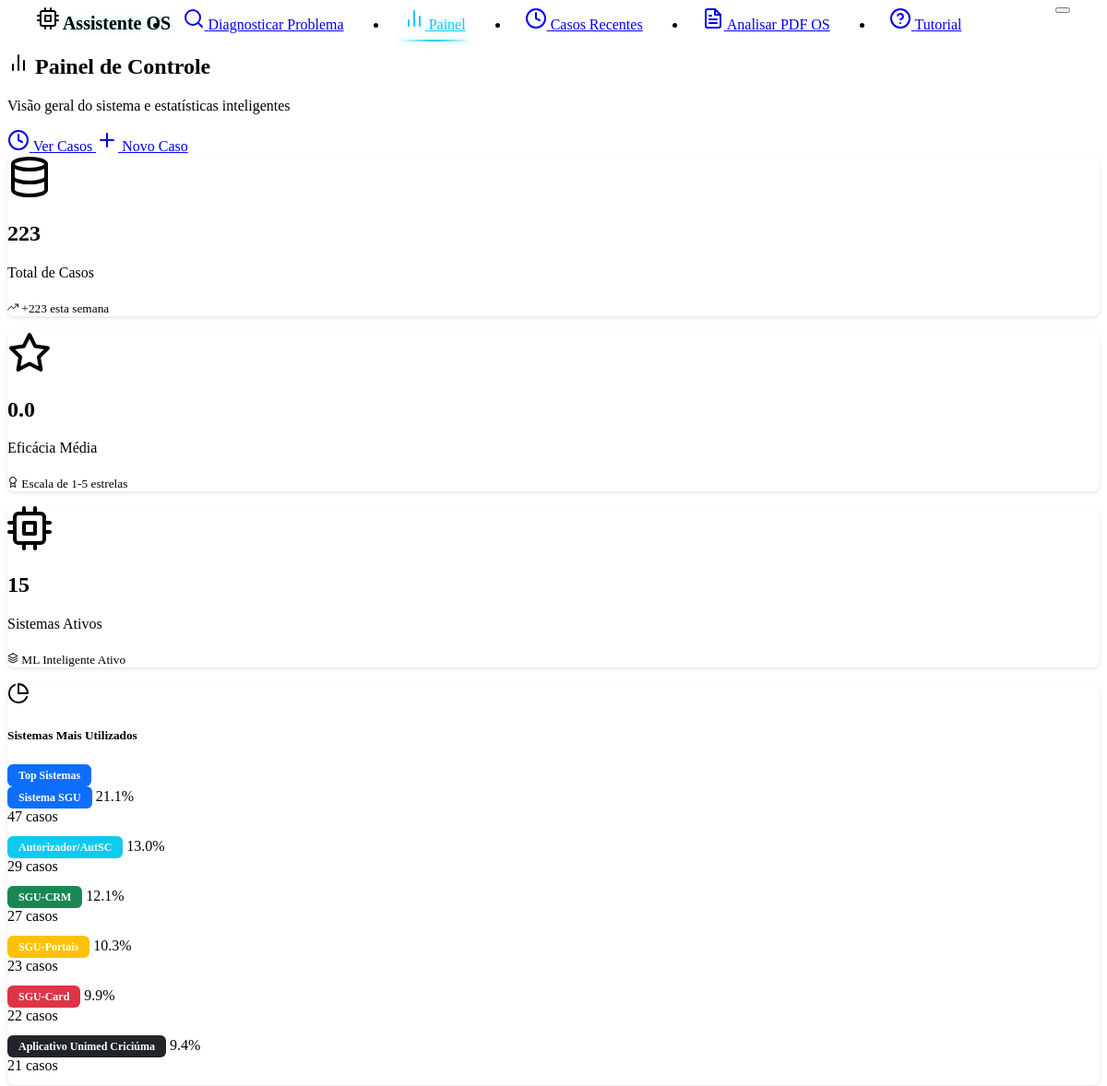
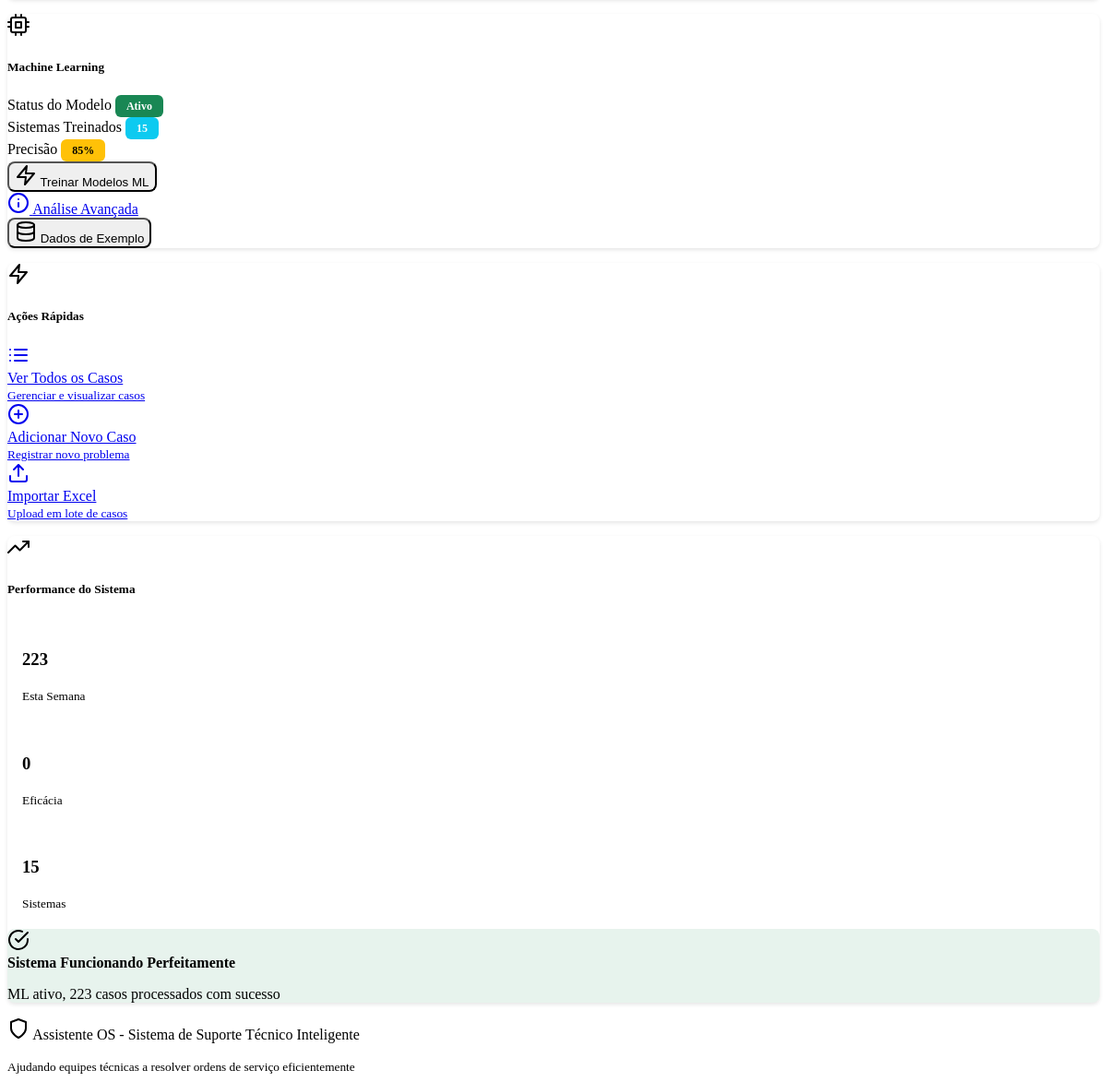
Page /dashboard on the earlier database version (2 pictures, top to bottom).
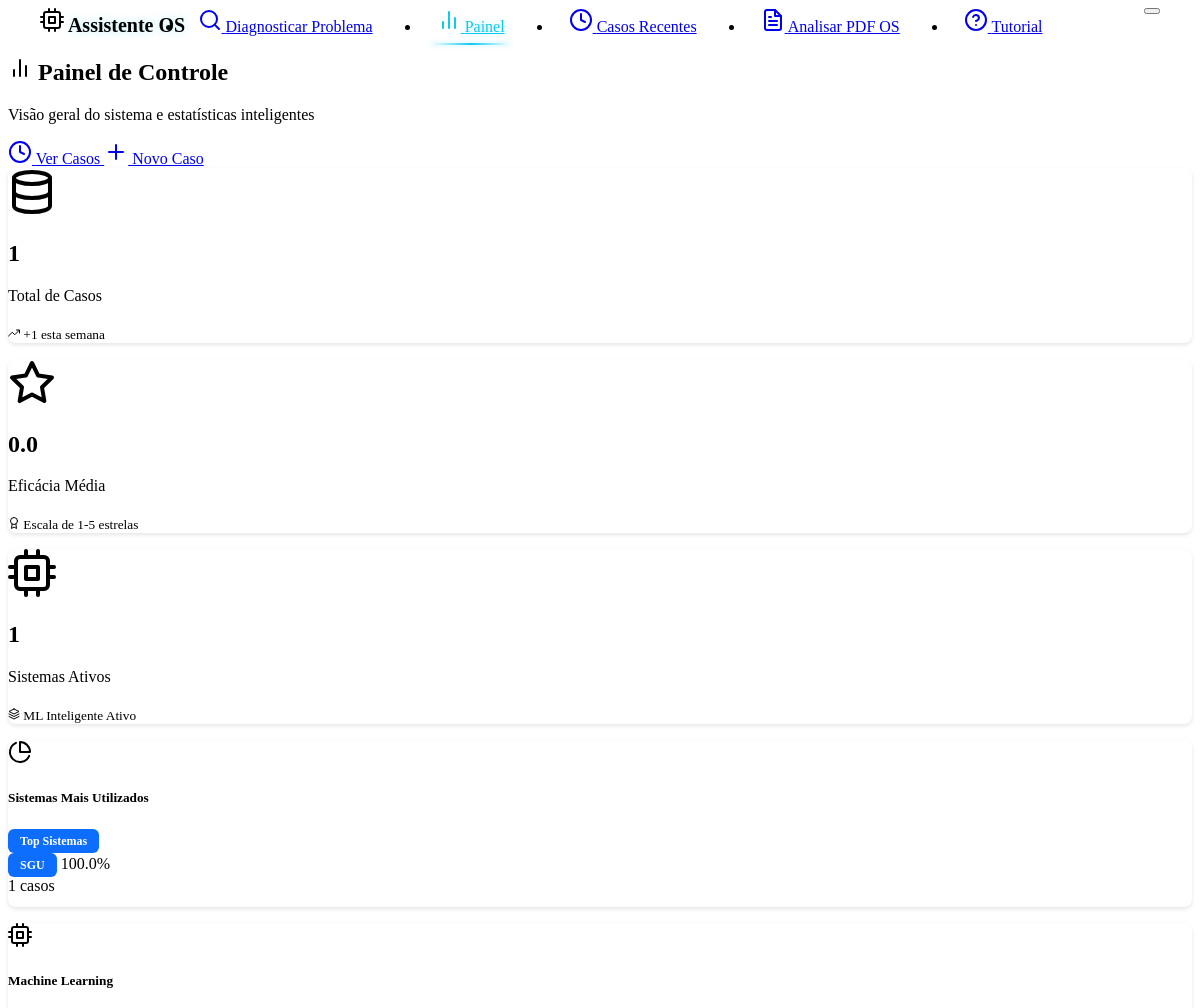
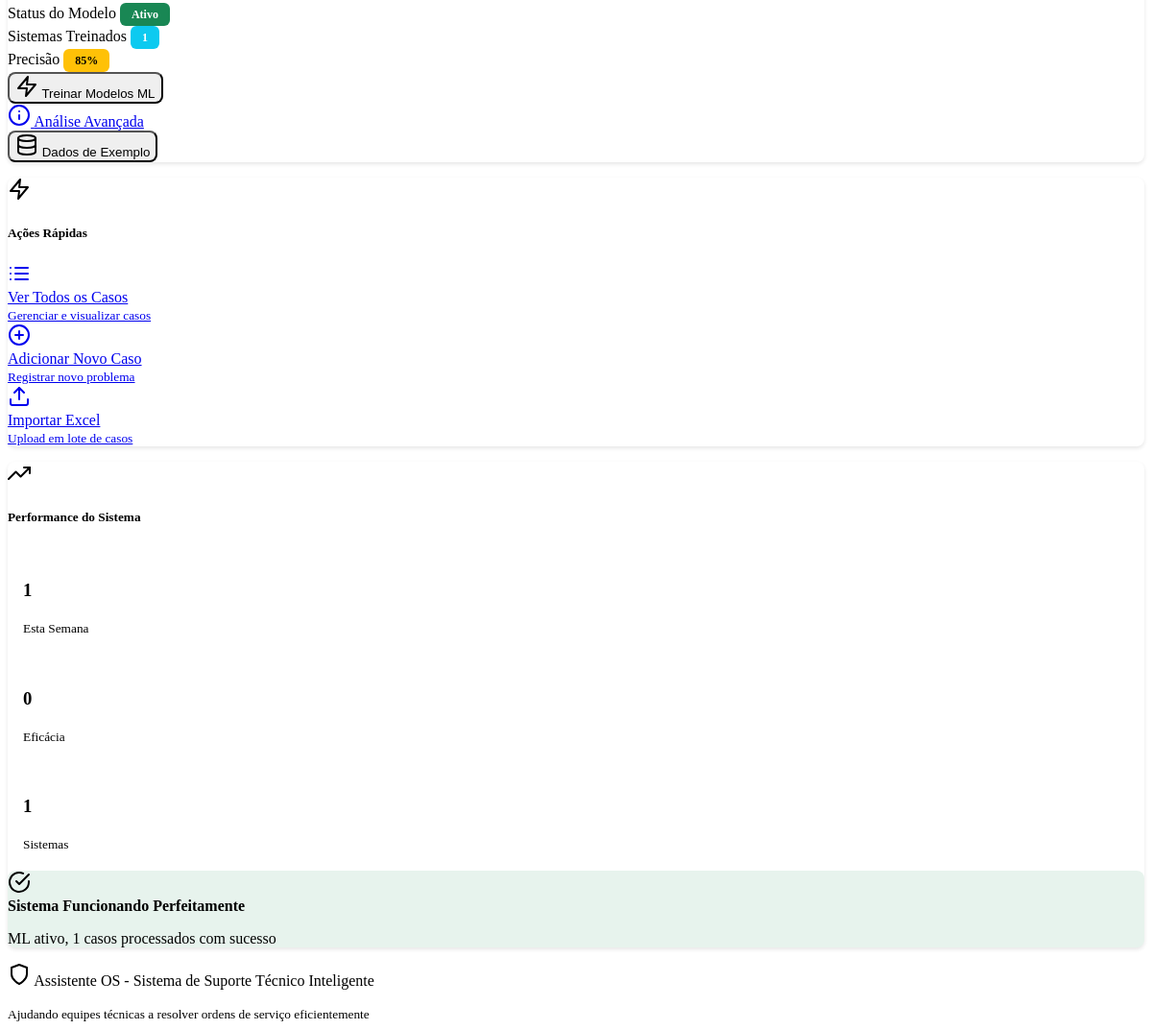
Same page on the later database version (2 pictures, top to bottom).
### models.py (models this page shows, shortened)
class Case(db.Model):
    __tablename__ = 'cases'
    id = db.Column(db.Integer, primary_key=True)
    problem_description = db.Column(db.Text, nullable=False)
    solution = db.Column(db.Text, nullable=False)
    system_type = db.Column(db.String(100), default="Unknown")
    created_at = db.Column(db.DateTime, default=datetime.now)
    effectiveness_score = db.Column(db.Float, nullable=True)
    feedback_count = db.Column(db.Integer, default=0)
    tags = db.Column(db.String(500), default="")  # Stored as comma-separated string
    feedbacks = db.relationship("CaseFeedback", backref="case", cascade="all, delete-orphan")

### routes.py (the view)
@app.route('/dashboard')
def dashboard():
    try:
        stats = case_service.get_statistics()
        return render_template('dashboard.html', stats=stats)
    except Exception as e:
        logging.error(f"Error loading dashboard: {str(e)}")
        flash(f'Error loading dashboard: {str(e)}', 'error')
        return render_template('dashboard.html', stats={})

### templates/dashboard.html (shortened to what this page needs)
{% extends "base.html" %}
{% block content %}
<div class="row mb-4">
    <div class="col-12">
        <div class="d-flex justify-content-between align-items-center">
            <div>
                <h2 class="mb-1">
                    <i data-feather="bar-chart-2" class="me-2"></i>
                    Painel de Controle
                </h2>
                <p class="text-muted mb-0">Visão geral do sistema e estatísticas inteligentes</p>
            </div>
            <div class="d-flex gap-2">
                <a href="{{ url_for('recent_cases') }}" class="btn btn-outline-primary">
                    <i data-feather="clock" class="me-1"></i>
                    Ver Casos
                </a>
                <a href="{{ url_for('add_case_form') }}" class="btn btn-primary">
                    <i data-feather="plus" class="me-1"></i>
                    Novo Caso
                </a>
            </div>
        </div>
    </div>
</div>
{% if stats %}
<div class="row mb-4">
    <div class="col-lg-4 col-md-6 mb-3">
        <div class="card text-center h-100 border-0 shadow-sm">
            <div class="card-body d-flex flex-column justify-content-center py-4">
                <i data-feather="database" class="mb-3 text-primary" style="width: 48px; height: 48px; margin: 0 auto;"></i>
                <h2 class="mb-2 text-primary fw-bold">{{ stats.total_cases }}</h2>
                <p class="text-muted mb-2">Total de Casos</p>
                <div class="progress" style="height: 4px;">
                </div>
                <small class="text-success mt-2">
                    <i data-feather="trending-up" style="width: 12px; height: 12px;"></i>
                    +{{ stats.recent_activity or 0 }} esta semana
                </small>
            </div>
        </div>
    </div>
    <div class="col-lg-4 col-md-6 mb-3">
        <div class="card text-center h-100 border-0 shadow-sm">
            <div class="card-body d-flex flex-column justify-content-center py-4">
                <i data-feather="star" class="mb-3 text-warning" style="width: 48px; height: 48px; margin: 0 auto;"></i>
                <h2 class="mb-2 text-warning fw-bold">{{ "%.1f"|format(stats.avg_effectiveness) if stats.avg_effectiveness else "0.0" }}</h2>
                <p class="text-muted mb-2">Eficácia Média</p>
                <div class="progress" style="height: 4px;">
                </div>
                <small class="text-info mt-2">
                    <i data-feather="award" style="width: 12px; height: 12px;"></i>
                    Escala de 1-5 estrelas
                </small>
            </div>
        </div>
    </div>
    <div class="col-lg-4 col-md-6 mb-3">
        <div class="card text-center h-100 border-0 shadow-sm">
            <div class="card-body d-flex flex-column justify-content-center py-4">
                <i data-feather="cpu" class="mb-3 text-info" style="width: 48px; height: 48px; margin: 0 auto;"></i>
                <h2 class="mb-2 text-info fw-bold">{{ stats.systems|length if stats.systems else 0 }}</h2>
                <p class="text-muted mb-2">Sistemas Ativos</p>
                <div class="progress" style="height: 4px;">
                </div>
                <small class="text-primary mt-2">
                    <i data-feather="layers" style="width: 12px; height: 12px;"></i>
                    ML Inteligente Ativo
                </small>
            </div>
        </div>
    </div>
</div>
{% endif %}
<div class="row mb-4">
    <div class="col-lg-8 mb-4">
        <div class="card h-100 border-0 shadow-sm">
            <div class="card-header bg-transparent border-0 d-flex justify-content-between align-items-center py-3">
                <div class="d-flex align-items-center">
                    <i data-feather="pie-chart" class="me-2 text-primary"></i>
                    <h5 class="mb-0">Sistemas Mais Utilizados</h5>
                </div>
                <span class="badge bg-primary">Top Sistemas</span>
            </div>
            <div class="card-body">
                {% if stats.systems %}
                <div class="systems-chart">
                    {% for system, count in stats.systems[:6] %}
                    <div class="mb-3">
                        <div class="d-flex justify-content-between align-items-center mb-2">
                            <div class="d-flex align-items-center">
                                <span class="badge system-badge me-2" data-system="{{ system }}">{{ system }}</span>
                                <span class="text-muted">{{ "%.1f"|format(count / stats.total_cases * 100) if stats.total_cases > 0 else 0 }}%</span>
                            </div>
                            <span class="fw-bold text-primary">{{ count }} casos</span>
                        </div>
                        <div class="progress" style="height: 12px; border-radius: 6px;">
                        </div>
                    </div>
                    {% endfor %}
                </div>
                {% else %}
                <div class="text-center py-5 text-muted">
                    <i data-feather="inbox" class="mb-3" style="width: 64px; height: 64px; opacity: 0.5;"></i>
                    <h5 class="text-muted">Nenhum sistema registrado</h5>
                    <p>Adicione casos para ver a distribuição por sistemas</p>
                </div>
                {% endif %}
            </div>
        </div>
    </div>
    <div class="col-lg-4 mb-4">
        <div class="card h-100 border-0 shadow-sm">
            <div class="card-header bg-transparent border-0 d-flex align-items-center py-3">
                <i data-feather="cpu" class="me-2 text-primary"></i>
                <h5 class="mb-0">Machine Learning</h5>
            </div>
            <div class="card-body">
                <div class="mb-4">
                    <div class="d-flex justify-content-between align-items-center mb-2">
                        <span class="fw-medium">Status do Modelo</span>
                        <span class="badge bg-success">Ativo</span>
                    </div>
                    <div class="d-flex justify-content-between align-items-center mb-2">
                        <span class="fw-medium">Sistemas Treinados</span>
                        <span class="badge bg-info">{{ stats.systems|length if stats and stats.systems else 0 }}</span>
                    </div>
                    <div class="d-flex justify-content-between align-items-center mb-3">
                        <span class="fw-medium">Precisão</span>
                        <span class="badge bg-warning">{{ "%.0f"|format((stats.avg_effectiveness / 5 * 100) if stats.avg_effectiveness else 85) }}%</span>
                    </div>
                </div>
                <div class="d-grid gap-2">
                    <form action="{{ url_for('train_models') }}" method="POST" class="d-inline">
                        <button type="submit" class="btn btn-primary w-100">
                            <i data-feather="zap" class="me-1"></i>
                            Treinar Modelos ML
                        </button>
                    </form>
                    <a href="{{ url_for('ml_learning_info') }}" class="btn btn-outline-info">
                        <i data-feather="info" class="me-1"></i>
                        Análise Avançada
                    </a>
                    <form action="{{ url_for('populate_sample_data') }}" method="POST" class="d-inline">
                        <button type="submit" class="btn btn-outline-secondary">
                            <i data-feather="database" class="me-1"></i>
                            Dados de Exemplo
                        </button>
                    </form>
                </div>
            </div>
        </div>
    </div>
</div>
<div class="row mb-4">
    <div class="col-lg-6 mb-4">
        <div class="card h-100 border-0 shadow-sm">
            <div class="card-header bg-transparent border-0 d-flex align-items-center py-3">
                <i data-feather="zap" class="me-2 text-primary"></i>
                <h5 class="mb-0">Ações Rápidas</h5>
            </div>
            <div class="card-body">
                <div class="row">
                    <div class="col-12 mb-3">
                        <a href="{{ url_for('recent_cases') }}" class="btn btn-outline-primary w-100 py-3">
                            <i data-feather="list" class="me-2"></i>
                            <div>
                                <div class="fw-bold">Ver Todos os Casos</div>
                                <small class="text-muted">Gerenciar e visualizar casos</small>
                            </div>
                        </a>
                    </div>
                    <div class="col-12 mb-3">
                        <a href="{{ url_for('add_case_form') }}" class="btn btn-success w-100 py-3">
                            <i data-feather="plus-circle" class="me-2"></i>
                            <div>
                                <div class="fw-bold text-white">Adicionar Novo Caso</div>
                                <small class="text-white-50">Registrar novo problema</small>
                            </div>
                        </a>
                    </div>
                    <div class="col-12 mb-3">
                        <a href="{{ url_for('upload_cases') }}" class="btn btn-outline-info w-100 py-3">
                            <i data-feather="upload" class="me-2"></i>
                            <div>
                                <div class="fw-bold">Importar Excel</div>
                                <small class="text-muted">Upload em lote de casos</small>
                            </div>
                        </a>
                    </div>
                </div>
            </div>
        </div>
    </div>
    <div class="col-lg-6 mb-4">
        <div class="card h-100 border-0 shadow-sm">
            <div class="card-header bg-transparent border-0 d-flex align-items-center py-3">
                <i data-feather="trending-up" class="me-2 text-success"></i>
                <h5 class="mb-0">Performance do Sistema</h5>
            </div>
            <div class="card-body">
                <div class="performance-metrics">
                    <div class="row text-center mb-4">
                        <div class="col-4">
                            <div class="performance-card">
                                <h3 class="text-primary mb-1">{{ stats.recent_activity or 0 }}</h3>
                                <small class="text-muted">Esta Semana</small>
                                <div class="progress mt-2" style="height: 3px;">
                                </div>
                            </div>
                        </div>
                        <div class="col-4">
                            <div class="performance-card">
                                <h3 class="text-success mb-1">{{ "%.0f"|format(stats.avg_effectiveness) if stats.avg_effectiveness else "0" }}</h3>
                                <small class="text-muted">Eficácia</small>
                                <div class="progress mt-2" style="height: 3px;">
                                </div>
                            </div>
                        </div>
                        <div class="col-4">
                            <div class="performance-card">
                                <h3 class="text-info mb-1">{{ stats.systems|length if stats.systems else 0 }}</h3>
                                <small class="text-muted">Sistemas</small>
                                <div class="progress mt-2" style="height: 3px;">
                                </div>
                            </div>
                        </div>
                    </div>
                    <div class="alert alert-success border-0" style="background: rgba(25, 135, 84, 0.1);">
                        <div class="d-flex align-items-center">
                            <i data-feather="check-circle" class="me-2 text-success"></i>
                            <div>
                                <strong class="text-success">Sistema Funcionando Perfeitamente</strong>
                                <p class="mb-0 small text-muted">ML ativo, {{ stats.total_cases or 0 }} casos processados com sucesso</p>
                            </div>
                        </div>
                    </div>
                </div>
            </div>
        </div>
    </div>
</div>
{% endblock %}

Differences in the rows shown:
removed Case: system_type "Sistema SGU", total_cases "21.1", count "47"
removed Case: system_type "Autorizador/AutSC", total_cases "13.0", count "29"
removed Case: system_type "SGU-CRM", total_cases "12.1", count "27"
removed Case: system_type "SGU-Portais", total_cases "10.3", count "23"
removed Case: system_type "SGU-Card", total_cases "9.9", count "22"
removed Case: system_type "Aplicativo Unimed Criciúma", total_cases "9.4", count "21"
added Case: system_type "SGU", total_cases "100.0", id "1"
Other differences:
{{ stats.total_cases }}: "223" → "1"
{{ stats.recent_activity or 0 }}: "223" → "1"
{{ stats.systems|length if stats.systems else 0 }}: "15" → "1"
{{ stats.systems|length if stats and stats.systems else 0 }}: "15" → "1"
{{ stats.total_cases or 0 }}: "223" → "1"
